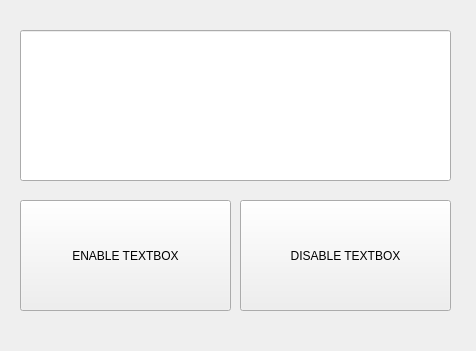
<?xml version="1.0" encoding="UTF-8"?>
<ui version="4.0">
 <class>frm</class>
 <widget class="QWidget" name="frm">
  <property name="geometry">
   <rect>
    <x>0</x>
    <y>0</y>
    <width>476</width>
    <height>351</height>
   </rect>
  </property>
  <property name="windowTitle">
   <string>Form</string>
  </property>
  <widget class="QPushButton" name="pbenable">
   <property name="geometry">
    <rect>
     <x>20</x>
     <y>200</y>
     <width>211</width>
     <height>111</height>
    </rect>
   </property>
   <property name="text">
    <string>ENABLE TEXTBOX</string>
   </property>
  </widget>
  <widget class="QPushButton" name="pbdisable">
   <property name="geometry">
    <rect>
     <x>240</x>
     <y>200</y>
     <width>211</width>
     <height>111</height>
    </rect>
   </property>
   <property name="text">
    <string>DISABLE TEXTBOX</string>
   </property>
  </widget>
  <widget class="QLineEdit" name="lineEdittext">
   <property name="geometry">
    <rect>
     <x>20</x>
     <y>30</y>
     <width>431</width>
     <height>151</height>
    </rect>
   </property>
  </widget>
 </widget>
 <resources/>
 <connections/>
</ui>
